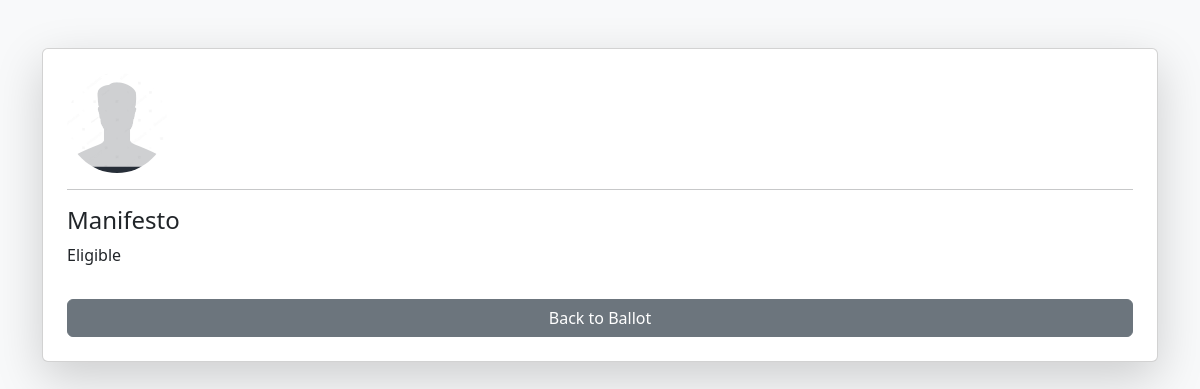
/candidate_platform/1/platform/, run on the app's committed database.
### ops_app/models.py (models this page shows, shortened)
class Candidate(models.Model):
    STATUS_CHOICES = (
        ("Pending", "Pending"),
        ("Approved", "Approved"),
        ("Rejected", "Rejected"),
    )
    firstname = models.CharField(max_length=100)
    lastname = models.CharField(max_length=100)
    email = models.EmailField(null=True, blank=True)
    manifesto = models.TextField(null=True, blank=True)
    status = models.CharField(max_length=20, choices=STATUS_CHOICES, default="Pending")
    applied_at = models.DateTimeField(default=timezone.now)  # ✅ FIXED
    position = models.ForeignKey(Position, on_delete=models.CASCADE, null=True, blank=True)
    photo = models.ImageField(upload_to="candidates/", null=True, blank=True)

### ops_app/views.py (the view)
# urls.py: path("candidate_platform/<int:candidate_id>/platform/", views.candidate_platform, name="candidate_platform"),
def candidate_platform(request, candidate_id):
    candidate = get_object_or_404(Candidate, id=candidate_id)
    return render(request, "candidate_platform.html", {"candidate": candidate})

### ops_app/templates/candidate_platform.html (shortened to what this page needs)
{% load static %}
<!DOCTYPE html>
<html lang="en">
<head>
  <link href="https://cdn.jsdelivr.net/npm/bootstrap@5.3.2/dist/css/bootstrap.min.css" rel="stylesheet">
</head>
<body class="bg-light">
<div class="container mt-5">
  <div class="card shadow-lg p-4">
    <div class="d-flex align-items-center">
      {% if candidate.photo %}
        <img src="{{ candidate.photo.url }}" alt="Candidate Photo" class="rounded-circle me-3" width="100" height="100">
      {% else %}
        <img src="{% static 'default.png' %}" alt="Candidate Photo" class="rounded-circle me-3" width="100" height="100">
      {% endif %}
    </div>
    <hr>
    <h4>Manifesto</h4>
    <p>{{ candidate.manifesto }}</p>
    <a href="{% url 'ballot_position' %}" class="btn btn-secondary mt-3">Back to Ballot</a>
  </div>
</div>
</body>
</html>

### data on the page
Candidate: photo (picture), manifesto "Eligible"
